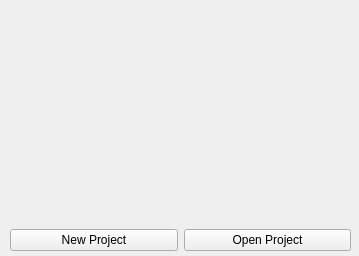
<?xml version="1.0" encoding="UTF-8"?>
<ui version="4.0">
 <class>WelcomeScreen</class>
 <widget class="QWidget" name="WelcomeScreen">
  <property name="geometry">
   <rect>
    <x>0</x>
    <y>0</y>
    <width>359</width>
    <height>256</height>
   </rect>
  </property>
  <property name="windowTitle">
   <string>Art Of Sequence : Designer - Welcome!</string>
  </property>
  <widget class="QWidget" name="verticalLayoutWidget">
   <property name="geometry">
    <rect>
     <x>10</x>
     <y>10</y>
     <width>341</width>
     <height>241</height>
    </rect>
   </property>
   <layout class="QVBoxLayout" name="verticalLayout">
    <property name="sizeConstraint">
     <enum>QLayout::SetMaximumSize</enum>
    </property>
    <item>
     <widget class="QLabel" name="logo_display">
      <property name="text">
       <string/>
      </property>
      <property name="pixmap">
       <pixmap resource="../rc/AOSDesigner.qrc">:/images/images/welcome_logo.png</pixmap>
      </property>
      <property name="scaledContents">
       <bool>false</bool>
      </property>
     </widget>
    </item>
    <item>
     <layout class="QHBoxLayout" name="horizontalLayout">
      <item>
       <widget class="QPushButton" name="button_new_project">
        <property name="text">
         <string>New Project</string>
        </property>
       </widget>
      </item>
      <item>
       <widget class="QPushButton" name="button_open_project">
        <property name="text">
         <string>Open Project</string>
        </property>
       </widget>
      </item>
     </layout>
    </item>
   </layout>
  </widget>
 </widget>
 <tabstops>
  <tabstop>button_new_project</tabstop>
  <tabstop>button_open_project</tabstop>
 </tabstops>
 <resources>
  <include location="../rc/AOSDesigner.qrc"/>
 </resources>
 <connections/>
</ui>
